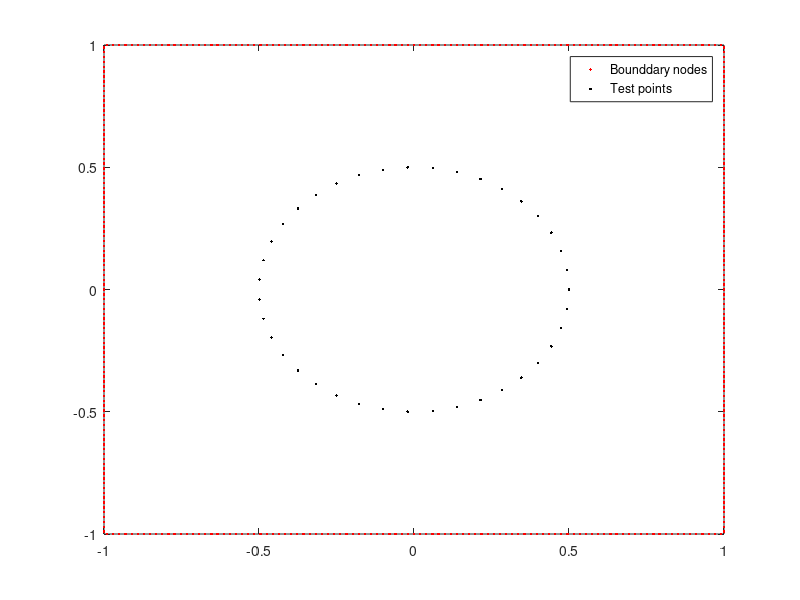

The MATLAB source for this figure: (Note: this script raises an error after producing the figure.)

%  ========================================================================
%      SBM for the 2D Laplace equation with mixed boundary condition
%          ---- using empirical formula
%          ---- including circle or rectangle boundary
%
%          uii = -1/(2*pi)*log(li)/(2*pi)) 
%          qii = -sum(G0(i~=j));   %  li: area of influence,
%                                     G0: fundamental solution of Laplace equation
% 
%      Author:  Fajie Wang          All Rights Reserved. 
%      Date: 2019-04-25
%  --------------------------------------------------------------------------
%  Qingdao University 
%  National Engineering Research Center for Intelligent Electrical Vehicle Power System  
%  E-mail: wfj1218@126.com
%  ========================================================================
clear; clc; format long;
t0 = clock; % Time Start   

iboundary=2;   % boundary geometry: 1-circle; 2-rectangle
style='Laplace';   % iexample=1,2,3,...,9
iexample=9;

% ====== Boundary nodes and area of influence
if iboundary==1   %---circle
nb=100;
r=1.5;thetab=linspace(0,2*pi-2*pi/nb,nb);
xp=r.*cos(thetab);yp=r.*sin(thetab);   
n_x=cos(thetab); n_y=sin(thetab); n_x=n_x'; n_y=n_y'; %Normal vector
l(1:nb)=2*pi*r/nb; %area of influence
xp=xp';yp=yp';

elseif iboundary==2   %---rectangle
x_scale=[-1 1]; y_scale=[-1 1];
nx=102; ny=nx; nbx=nx-1;nby=ny-1; nb=2*(nbx+nby);
x=linspace(x_scale(1),x_scale(2),nx);
y=linspace(y_scale(1),y_scale(2),ny);
xp=[(x(1:end-1)+x(2:end))/2 x_scale(2)*ones(1,nby) fliplr((x(1:end-1)+x(2:end))/2) x_scale(1)*ones(1,nby)]; % bottom,right,top,left
yp=[y_scale(1)*ones(1,nbx) (y(1:end-1)+y(2:end))/2 y_scale(2)*ones(1,nbx) fliplr((y(1:end-1)+y(2:end))/2)];
n_x=[zeros(nbx,1);ones(nby,1);zeros(nbx,1);-ones(nby,1)];  %Normal vector1
n_y=[-ones(nbx,1);zeros(nby,1);ones(nbx,1);zeros(nby,1)];  %Normal vector2
l=[x(2:end)-x(1:end-1) y(2:end)-y(1:end-1) x(2:end)-x(1:end-1) y(2:end)-y(1:end-1)]; %area of influence
xp=xp';yp=yp';
end

ID=1:floor(nb/5);
IN=setdiff((1:nb),ID);
% ======= Interior points (for testing)
% XY=textread('innerpoints.txt');
% ni=length(XY);
% xi=XY(:,1);yi=XY(:,2);
% 
% yi=linspace(0.0001,0.9999,ni); yi=yi';
% xi=0.5*ones(1,ni); xi=xi';

% yi=linspace(0.01,0.99,ni); yi=yi';
% xi=linspace(0.01,0.99,ni); xi=xi';

ni=40;
theta=linspace(0,2*pi,ni);
xi=0.5*cos(theta);yi=0.5*sin(theta); xi=xi'; yi=yi';
figure(1);plot(xp(1:nb),yp(1:nb),'r.',xi,yi,'k.');legend('Bounddary nodes','Test points');

% ======== Exact solution & Boundary condition
[u_exact,ux_exact,uy_exact,f_source,lamda] = test_example(style, iexample) ; % Laplace

b1 = u_exact(xp(ID), yp(ID));
b2 = ux_exact(xp(IN), yp(IN)).*n_x(IN)+uy_exact(xp(IN), yp(IN)).*n_y(IN);
b=[b1; b2];

% ======== Matrix computation of SBM
dr=sqrt((xp-xp').^2+(yp-yp').^2); rdotn = (xp(IN)-xp').*n_x(IN)+(yp(IN)-yp').*n_y(IN);
G1=-1/(2*pi)*log(dr(ID,:)); 
G2=-1/(2*pi)*rdotn./(dr(IN,:)).^2; 
G=[G1; G2];
%-----uii & qii---------
[~,E0] = GE0(dr,xp,yp,xp',yp',n_x',n_y');
E0(logical(eye(nb)))=0; 
Asum = sum(E0(IN,:),2);
uii=-1/(2*pi)*log(l(ID)/(2*pi));
% qii=0.5./l(IN);
qii=-Asum';
%-----------------------
GG=[uii qii];
G(logical(eye(size(G))))=GG; 
coeff=G\b;
u_SBM=-1/(2*pi)*log(sqrt((xi-xp').^2+(yi-yp').^2))*coeff;% Calculate interior points

% ===== Calculate Errors 
err=abs((u_exact(xi, yi)-u_SBM)./u_exact(xi, yi));
error_max = max(abs(u_exact(xi, yi)-u_SBM)); % Maximum absolue errors
error_global = sqrt(sum((u_exact(xi, yi)-u_SBM).^2)/sum(u_exact(xi, yi).^2)); % Global error

% ===== Figures 
figure(2)
subplot(1,2,1)
plot(theta,u_exact(xi, yi),theta,u_SBM,'o');title('SBM solution');legend('Exact','SBM');xlabel('\theta');ylabel('u')
subplot(1,2,2)
plot(theta,err,'-.');title('Absolute error');xlabel('\theta');ylabel('Absolute error')

%======================Output========
disp('---- SBM -  Laplace equation ----')
disp(['Boun. nodes No.: ',num2str(nb)])
disp(['Test nodes No.: ',num2str(ni)])
disp(['Elapsed total_time is: ',num2str(etime(clock,t0)),' seconds.'])
disp(['Max_Error: ',num2str(error_max)]);
disp(['Global_Error: ',num2str(error_global)]);

fid1=fopen('sbm.txt','w');
fprintf(fid1,'%9f %9f %9f %9f %e\n', [xi yi u_exact(xi, yi) u_SBM err]');
fclose(fid1);
 